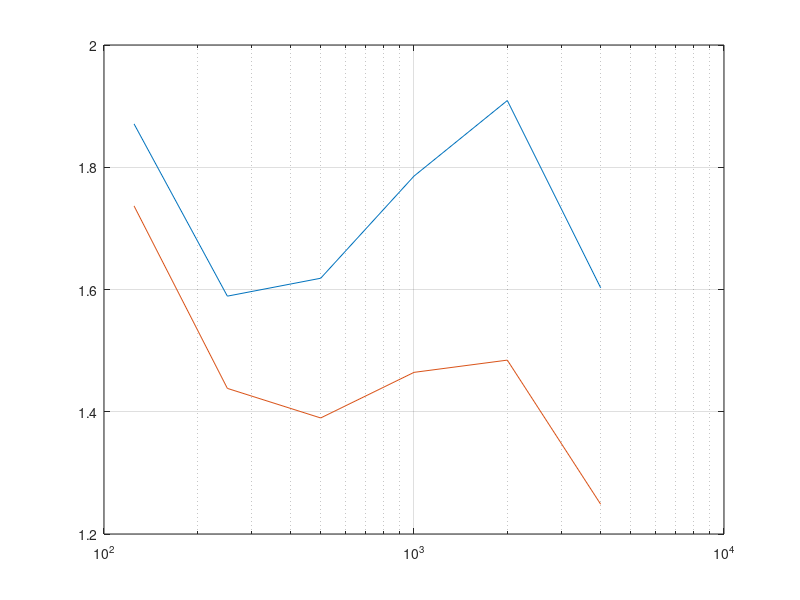

Reproduce this figure in MATLAB. (Note: this script raises an error after producing the figure.)
clc
close all
clear

%% reverb time and absorption of audience and seats
% All tables are for the octave bands from 125 Hz to 4 kHz
f_oct = [125 250 500 1000 2000 4000];
c = 340;                                            % speed of sound

% things you should adjust
V = 18000;                                          % Volume of concert hall
S_peraudiencemember = 0.5*0.55;                     % area per seat
S_absorber = 200;                                   % area of normal absorbers
S_absorber_low = 600;                               % area of low frequency absorbers
% end

S_audience = 2300 * S_peraudiencemember;            % area of whole audience

abs_occ = [0.62 0.72 0.8 0.83 0.84 0.85];           % absorption coeff seated
abs_empty = [0.54 0.62 0.68 0.7 0.68 0.66];         % absorption coeff empty
att_coeff = [0 0 0.001 0.002 0.004 0.0086];           % attanuation coeff


abs_absorber = [0.7	0.95 0.95 0.95 0.9 0.9];       % absorption coeff of absorber (example)
abs_absorber_low = [0.75 0.65 0.5 0.2 0.1 0.1];     % absorption coeff of low freq absorber
abs_wood = [0.15 0.11 0.10 0.07 0.06 0.07];

A_absorber = - S_absorber * log(1-abs_absorber);    % eq. absorption area of absorbers
A_absorber_low = - S_absorber_low * log(1-abs_absorber_low);
A_occ = - S_audience*log(1-abs_occ);                % eq. absorption area of audience
A_empty = - S_audience*log(1-abs_empty);            % eq. absorption area of seats

% reverb time when seated and empty
T_60_calc_occ = 24*log(10)*V./(c*(4*att_coeff*V + A_occ + A_absorber + A_absorber_low));
T_60_calc_empty = 24*log(10)*V./(c*(4*att_coeff*V + A_empty + A_absorber + A_absorber_low));

%% clarity
r = 1:0.1:50;       % distance

E_direct = zeros(1,length(r));
E_direct(:) = 100./r.^2;

E_early_empty = zeros(length(T_60_calc_empty), length(r));
E_late_empty = zeros(length(T_60_calc_empty), length(r));
C_80_empty = zeros(length(T_60_calc_empty), length(r));     % clarity when emtpy

E_early_occ = zeros(length(T_60_calc_occ), length(r));
E_late_occ = zeros(length(T_60_calc_occ), length(r));
C_80_occ = zeros(length(T_60_calc_occ), length(r));         % clarity when fully seated

for i = 1:length(T_60_calc_empty)

    E_early_empty(i,:) = (31200*T_60_calc_empty(i)/V)*exp(-0.04.*r./T_60_calc_empty(i))*(1-exp(-1.11/T_60_calc_empty(i)));
    E_late_empty(i,:) = (31200*T_60_calc_empty(i)/V)*exp(-0.04.*r./T_60_calc_empty(i))*exp(-1.11/T_60_calc_empty(i));
    C_80_empty(i,:) = 10*log10((E_direct+E_early_empty(i,:))./E_late_empty(i,:));

    E_early_occ(i,:) = (31200*T_60_calc_occ(i)/V)*exp(-0.04.*r./T_60_calc_occ(i))*(1-exp(-1.11/T_60_calc_occ(i)));
    E_late_occ(i,:) = (31200*T_60_calc_occ(i)/V)*exp(-0.04.*r./T_60_calc_occ(i))*exp(-1.11/T_60_calc_occ(i));
    C_80_occ(i,:) = 10*log10((E_direct+E_early_empty(i,:))./E_late_empty(i,:));
end

%% strength

A = 0.163*V./T_60_calc_occ;             % equivilant absorption area
Q = 1;                                  % directivity
delta = 6.91./T_60_calc_empty;          % decay
ref = Q/(4*pi*10^2);                    % reference
dir = Q./(4*pi*r.^2);                   % direct component

diff = zeros(length(A), length(r));     % diffuse component
G = zeros(length(A), length(r));

for i = 1:length(A)
    diff(i,:) = 4./A(i) * exp(-2*delta(i)*r./c);
    G(i,:) = 10*log10((dir + diff(i,:))./ref);  % Strength for all six octave bands
end

%% rehersal room

% things you should adjust 
n_person = 1:100;                             % number of people in rehersal room
V_rehersal = 20*10*5;                       % Volume of rehersal room
S_wall = 2 * (20*10 + 20*5 + 10*5);         % area of the walls, floor and ceiling in rehersal room
% end

A_person = [0.05 0.16 0.25 0.58 0.86 1.03]; % eq. absorption area per person
abs_wall = [0.2 0.18 0.15 0.12 0.1 0.1];    % absorption coefficient of wall
A_wall = S_wall*abs_wall;                   % eq. absorption area of walls

% reverberation time of rehersal room
T_60_rehersal = zeros(length(n_person), length(A_wall));
for i = n_person
    T_60_rehersal(i,:) = 0.163*V_rehersal./(n_person(i)*A_person + A_wall);
end
%% plots

% % clarity
% figure
% plot(r, C_80_occ)
% hold on
% thickenall_big;
% grid on
% xlabel('Distance r in m')
% ylabel('Clarity C_{80} in dB')
% legend('125','250','500','1k','2k','4k')
% %ylim([-5 20])
% 
% % strength
% figure
% plot(r, G)
% thickenall_big;
% grid on 
% legend('125','250','500','1k','2k','4k')
% xlabel('Distance r in m')
% ylabel('Strength G in dB')
% xlim([0 40])
% ylim([-5 20])

% T_60 in concert hall
figure
semilogx(f_oct, T_60_calc_empty)
hold on
grid on
semilogx(f_oct, T_60_calc_occ)
thickenall_big;
xticks(f_oct);
xticklabels({'125', '250', '500', '1k', '2k', '4k'})
%xlim([0 5000])
ylim([0 3])
xlabel('f in Hz')
ylabel('T_{60} in s')
legend('empty','seated')

% T_60 in rehersal room
figure
semilogx(f_oct, T_60_rehersal(1,:))
hold on
grid on
semilogx(f_oct, T_60_rehersal(50,:))
semilogx(f_oct, T_60_rehersal(100,:))
thickenall_big;
xticks(f_oct);
xticklabels({'125', '250', '500', '1k', '2k', '4k'})
%xlim([0 5000])
ylim([0 3])
xlabel('f in Hz')
ylabel('T_{60} in s')
legend('1 Musician','50 Musicians', '100 Musicians')
